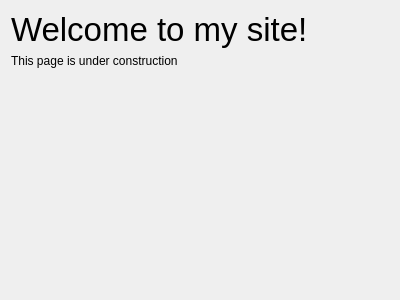
<?xml version="1.0" encoding="UTF-8"?>
<ui version="4.0">
 <class>DefaultScreen</class>
 <widget class="QWidget" name="DefaultScreen">
  <property name="geometry">
   <rect>
    <x>0</x>
    <y>0</y>
    <width>400</width>
    <height>300</height>
   </rect>
  </property>
  <property name="windowTitle">
   <string>Form</string>
  </property>
  <layout class="QVBoxLayout" name="verticalLayout" stretch="0,1">
   <item>
    <widget class="QLabel" name="title">
     <property name="font">
      <font>
       <pointsize>25</pointsize>
      </font>
     </property>
     <property name="text">
      <string>Welcome to my site!</string>
     </property>
    </widget>
   </item>
   <item>
    <widget class="QLabel" name="text">
     <property name="text">
      <string>This page is under construction</string>
     </property>
     <property name="alignment">
      <set>Qt::AlignLeading|Qt::AlignLeft|Qt::AlignTop</set>
     </property>
    </widget>
   </item>
  </layout>
 </widget>
 <resources/>
 <connections/>
</ui>
